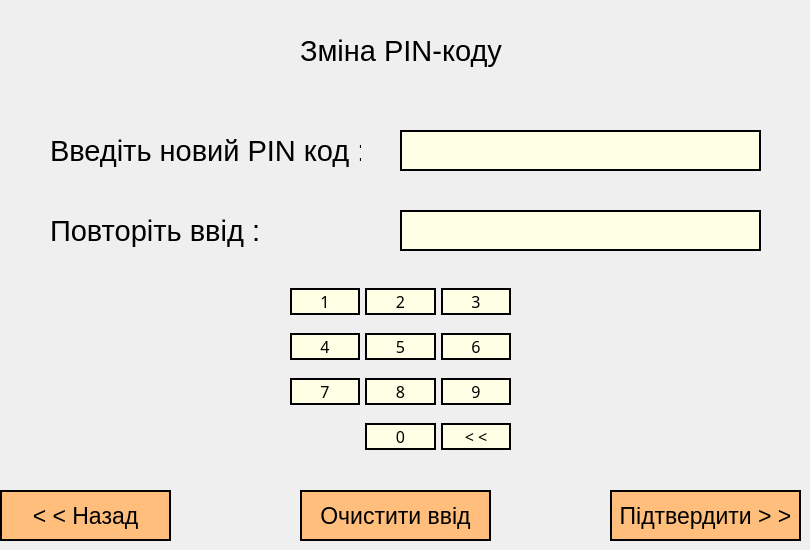
    <widget class="QWidget" name="page8_changePIN">
     <widget class="QLabel" name="label_page8">
      <property name="geometry">
       <rect>
        <x>300</x>
        <y>30</y>
        <width>211</width>
        <height>41</height>
       </rect>
      </property>
      <property name="font">
       <font>
        <family>Arial</family>
        <pointsize>22</pointsize>
       </font>
      </property>
      <property name="styleSheet">
       <string notr="true">color: rgb(0, 0, 0);</string>
      </property>
      <property name="text">
       <string>Зміна PIN-коду</string>
      </property>
     </widget>
     <widget class="QLabel" name="label_page8_3">
      <property name="geometry">
       <rect>
        <x>50</x>
        <y>130</y>
        <width>311</width>
        <height>41</height>
       </rect>
      </property>
      <property name="font">
       <font>
        <family>Arial</family>
        <pointsize>22</pointsize>
       </font>
      </property>
      <property name="styleSheet">
       <string notr="true">color: rgb(0, 0, 0);</string>
      </property>
      <property name="text">
       <string>Введіть новий PIN код :</string>
      </property>
     </widget>
     <widget class="QLineEdit" name="lineEdit_changePIN">
      <property name="geometry">
       <rect>
        <x>400</x>
        <y>130</y>
        <width>361</width>
        <height>41</height>
       </rect>
      </property>
      <property name="font">
       <font>
        <family>Arial</family>
        <pointsize>18</pointsize>
       </font>
      </property>
      <property name="styleSheet">
       <string notr="true">color: rgb(0, 0, 0);
background-color: rgb(255, 255, 230);
border-style: solid;
border-width: 2px;
border-color: rgb(0, 0, 0);


</string>
      </property>
      <property name="text">
       <string/>
      </property>
      <property name="echoMode">
       <enum>QLineEdit::Normal</enum>
      </property>
      <property name="alignment">
       <set>Qt::AlignCenter</set>
      </property>
     </widget>
     <widget class="QWidget" name="gridLayoutWidget_6">
      <property name="geometry">
       <rect>
        <x>270</x>
        <y>270</y>
        <width>261</width>
        <height>201</height>
       </rect>
      </property>
      <layout class="QGridLayout" name="gridLayout_8">
       <property name="leftMargin">
        <number>20</number>
       </property>
       <property name="rightMargin">
        <number>20</number>
       </property>
       <property name="bottomMargin">
        <number>1</number>
       </property>
       <property name="horizontalSpacing">
        <number>5</number>
       </property>
       <property name="verticalSpacing">
        <number>0</number>
       </property>
       <item row="0" column="0">
        <widget class="QPushButton" name="num1_8">
         <property name="font">
          <font>
           <family>Arial Black</family>
           <pointsize>12</pointsize>
          </font>
         </property>
         <property name="cursor">
          <cursorShape>PointingHandCursor</cursorShape>
         </property>
         <property name="styleSheet">
          <string notr="true">color: rgb(0, 0, 0);
background-color: rgb(255, 255, 230);
border-style: solid;
border-width: 2px;
border-color: rgb(0, 0, 0);

</string>
         </property>
         <property name="text">
          <string>1</string>
         </property>
        </widget>
       </item>
       <item row="2" column="0">
        <widget class="QPushButton" name="num7_8">
         <property name="font">
          <font>
           <family>Arial Black</family>
           <pointsize>12</pointsize>
          </font>
         </property>
         <property name="cursor">
          <cursorShape>PointingHandCursor</cursorShape>
         </property>
         <property name="styleSheet">
          <string notr="true">color: rgb(0, 0, 0);
background-color: rgb(255, 255, 230);
border-style: solid;
border-width: 2px;
border-color: rgb(0, 0, 0);

</string>
         </property>
         <property name="text">
          <string>7</string>
         </property>
        </widget>
       </item>
       <item row="1" column="0">
        <widget class="QPushButton" name="num4_8">
         <property name="font">
          <font>
           <family>Arial Black</family>
           <pointsize>12</pointsize>
          </font>
         </property>
         <property name="cursor">
          <cursorShape>PointingHandCursor</cursorShape>
         </property>
         <property name="styleSheet">
          <string notr="true">color: rgb(0, 0, 0);
background-color: rgb(255, 255, 230);
border-style: solid;
border-width: 2px;
border-color: rgb(0, 0, 0);

</string>
         </property>
         <property name="text">
          <string>4</string>
         </property>
        </widget>
       </item>
       <item row="3" column="2">
        <widget class="QPushButton" name="clearOne_8">
         <property name="font">
          <font>
           <family>Arial Black</family>
           <pointsize>12</pointsize>
          </font>
         </property>
         <property name="cursor">
          <cursorShape>PointingHandCursor</cursorShape>
         </property>
         <property name="styleSheet">
          <string notr="true">color: rgb(0, 0, 0);
background-color: rgb(255, 255, 230);
border-style: solid;
border-width: 2px;
border-color: rgb(0, 0, 0);

</string>
         </property>
         <property name="text">
          <string>&lt; &lt;</string>
         </property>
        </widget>
       </item>
       <item row="0" column="1">
        <widget class="QPushButton" name="num2_8">
         <property name="font">
          <font>
           <family>Arial Black</family>
           <pointsize>12</pointsize>
          </font>
         </property>
         <property name="cursor">
          <cursorShape>PointingHandCursor</cursorShape>
         </property>
         <property name="styleSheet">
          <string notr="true">color: rgb(0, 0, 0);
background-color: rgb(255, 255, 230);
border-style: solid;
border-width: 2px;
border-color: rgb(0, 0, 0);

</string>
         </property>
         <property name="text">
          <string>2</string>
         </property>
        </widget>
       </item>
       <item row="1" column="1">
        <widget class="QPushButton" name="num5_8">
         <property name="font">
          <font>
           <family>Arial Black</family>
           <pointsize>12</pointsize>
          </font>
         </property>
         <property name="cursor">
          <cursorShape>PointingHandCursor</cursorShape>
         </property>
         <property name="styleSheet">
          <string notr="true">color: rgb(0, 0, 0);
background-color: rgb(255, 255, 230);
border-style: solid;
border-width: 2px;
border-color: rgb(0, 0, 0);

</string>
         </property>
         <property name="text">
          <string>5</string>
         </property>
        </widget>
       </item>
       <item row="2" column="1">
        <widget class="QPushButton" name="num8_8">
         <property name="font">
          <font>
           <family>Arial Black</family>
           <pointsize>12</pointsize>
          </font>
         </property>
         <property name="cursor">
          <cursorShape>PointingHandCursor</cursorShape>
         </property>
         <property name="styleSheet">
          <string notr="true">color: rgb(0, 0, 0);
background-color: rgb(255, 255, 230);
border-style: solid;
border-width: 2px;
border-color: rgb(0, 0, 0);

</string>
         </property>
         <property name="text">
          <string>8</string>
         </property>
        </widget>
       </item>
       <item row="1" column="2">
        <widget class="QPushButton" name="num6_8">
         <property name="font">
          <font>
           <family>Arial Black</family>
           <pointsize>12</pointsize>
          </font>
         </property>
         <property name="cursor">
          <cursorShape>PointingHandCursor</cursorShape>
         </property>
         <property name="styleSheet">
          <string notr="true">color: rgb(0, 0, 0);
background-color: rgb(255, 255, 230);
border-style: solid;
border-width: 2px;
border-color: rgb(0, 0, 0);

</string>
         </property>
         <property name="text">
          <string>6</string>
         </property>
        </widget>
       </item>
       <item row="2" column="2">
        <widget class="QPushButton" name="num9_8">
         <property name="font">
          <font>
           <family>Arial Black</family>
           <pointsize>12</pointsize>
          </font>
         </property>
         <property name="cursor">
          <cursorShape>PointingHandCursor</cursorShape>
         </property>
         <property name="styleSheet">
          <string notr="true">color: rgb(0, 0, 0);
background-color: rgb(255, 255, 230);
border-style: solid;
border-width: 2px;
border-color: rgb(0, 0, 0);

</string>
         </property>
         <property name="text">
          <string>9</string>
         </property>
        </widget>
       </item>
       <item row="3" column="1">
        <widget class="QPushButton" name="num0_8">
         <property name="font">
          <font>
           <family>Arial Black</family>
           <pointsize>12</pointsize>
          </font>
         </property>
         <property name="cursor">
          <cursorShape>PointingHandCursor</cursorShape>
         </property>
         <property name="styleSheet">
          <string notr="true">color: rgb(0, 0, 0);
background-color: rgb(255, 255, 230);
border-style: solid;
border-width: 2px;
border-color: rgb(0, 0, 0);

</string>
         </property>
         <property name="text">
          <string>0</string>
         </property>
        </widget>
       </item>
       <item row="0" column="2">
        <widget class="QPushButton" name="num3_8">
         <property name="font">
          <font>
           <family>Arial Black</family>
           <pointsize>12</pointsize>
          </font>
         </property>
         <property name="cursor">
          <cursorShape>PointingHandCursor</cursorShape>
         </property>
         <property name="styleSheet">
          <string notr="true">color: rgb(0, 0, 0);
background-color: rgb(255, 255, 230);
border-style: solid;
border-width: 2px;
border-color: rgb(0, 0, 0);

</string>
         </property>
         <property name="text">
          <string>3</string>
         </property>
        </widget>
       </item>
      </layout>
     </widget>
     <widget class="QPushButton" name="clearButton_page8">
      <property name="geometry">
       <rect>
        <x>300</x>
        <y>490</y>
        <width>191</width>
        <height>51</height>
       </rect>
      </property>
      <property name="font">
       <font>
        <family>Arial</family>
        <pointsize>17</pointsize>
       </font>
      </property>
      <property name="cursor">
       <cursorShape>PointingHandCursor</cursorShape>
      </property>
      <property name="styleSheet">
       <string notr="true">color: rgb(0, 0, 0);
background-color: rgb(255, 190, 123);
border-style: solid;
border-width: 2px;
border-color: rgb(0, 0, 0);

</string>
      </property>
      <property name="text">
       <string>Очистити ввід</string>
      </property>
     </widget>
     <widget class="QPushButton" name="backButton_page8">
      <property name="enabled">
       <bool>true</bool>
      </property>
      <property name="geometry">
       <rect>
        <x>0</x>
        <y>490</y>
        <width>171</width>
        <height>51</height>
       </rect>
      </property>
      <property name="font">
       <font>
        <family>Arial</family>
        <pointsize>17</pointsize>
       </font>
      </property>
      <property name="cursor">
       <cursorShape>PointingHandCursor</cursorShape>
      </property>
      <property name="styleSheet">
       <string notr="true">color: rgb(0, 0, 0);
background-color: rgb(255, 190, 123);
border-style: solid;
border-width: 2px;
border-color: rgb(0, 0, 0);

</string>
      </property>
      <property name="text">
       <string>&lt; &lt; Назад</string>
      </property>
     </widget>
     <widget class="QLabel" name="page8_Logo">
      <property name="geometry">
       <rect>
        <x>10</x>
        <y>10</y>
        <width>90</width>
        <height>95</height>
       </rect>
      </property>
      <property name="text">
       <string/>
      </property>
      <property name="pixmap">
       <pixmap resource="resource.qrc">:/imgs/img/bagel_90x95.png</pixmap>
      </property>
     </widget>
     <widget class="QPushButton" name="OKButton_page8">
      <property name="geometry">
       <rect>
        <x>610</x>
        <y>490</y>
        <width>191</width>
        <height>51</height>
       </rect>
      </property>
      <property name="font">
       <font>
        <family>Arial</family>
        <pointsize>17</pointsize>
       </font>
      </property>
      <property name="cursor">
       <cursorShape>PointingHandCursor</cursorShape>
      </property>
      <property name="styleSheet">
       <string notr="true">color: rgb(0, 0, 0);
background-color: rgb(255, 190, 123);
border-style: solid;
border-width: 2px;
border-color: rgb(0, 0, 0);

</string>
      </property>
      <property name="text">
       <string>Підтвердити &gt; &gt;</string>
      </property>
     </widget>
     <widget class="QLineEdit" name="lineEdit_repeatChangePIN">
      <property name="geometry">
       <rect>
        <x>400</x>
        <y>210</y>
        <width>361</width>
        <height>41</height>
       </rect>
      </property>
      <property name="font">
       <font>
        <family>Arial</family>
        <pointsize>18</pointsize>
       </font>
      </property>
      <property name="styleSheet">
       <string notr="true">color: rgb(0, 0, 0);
background-color: rgb(255, 255, 230);
border-style: solid;
border-width: 2px;
border-color: rgb(0, 0, 0);


</string>
      </property>
      <property name="text">
       <string/>
      </property>
      <property name="echoMode">
       <enum>QLineEdit::Normal</enum>
      </property>
      <property name="alignment">
       <set>Qt::AlignCenter</set>
      </property>
     </widget>
     <widget class="QLabel" name="label_page8_4">
      <property name="geometry">
       <rect>
        <x>50</x>
        <y>210</y>
        <width>311</width>
        <height>41</height>
       </rect>
      </property>
      <property name="font">
       <font>
        <family>Arial</family>
        <pointsize>22</pointsize>
       </font>
      </property>
      <property name="styleSheet">
       <string notr="true">color: rgb(0, 0, 0);</string>
      </property>
      <property name="text">
       <string>Повторіть ввід :</string>
      </property>
     </widget>
    </widget>
